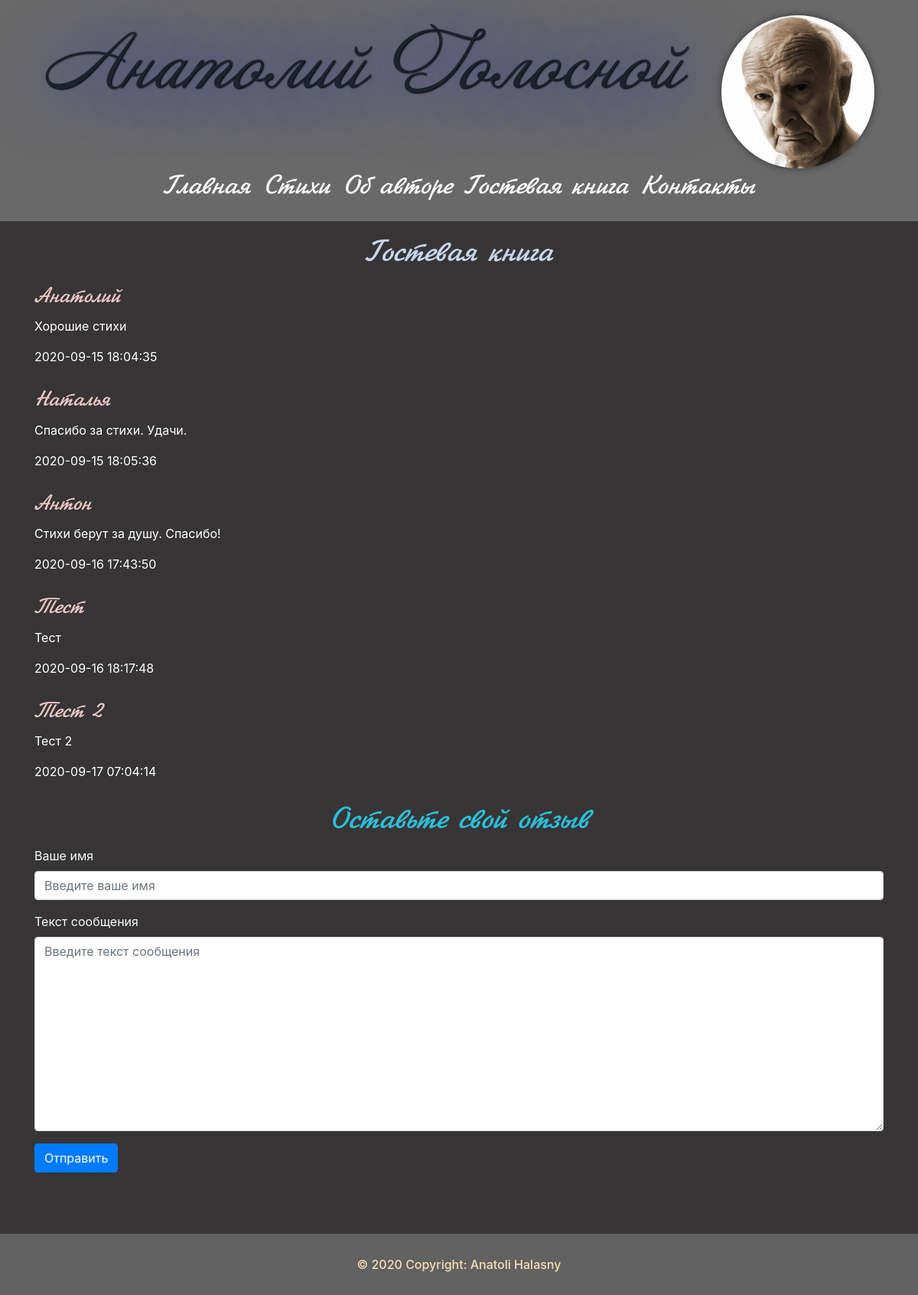
/guest, run on an earlier commit of the app's database.
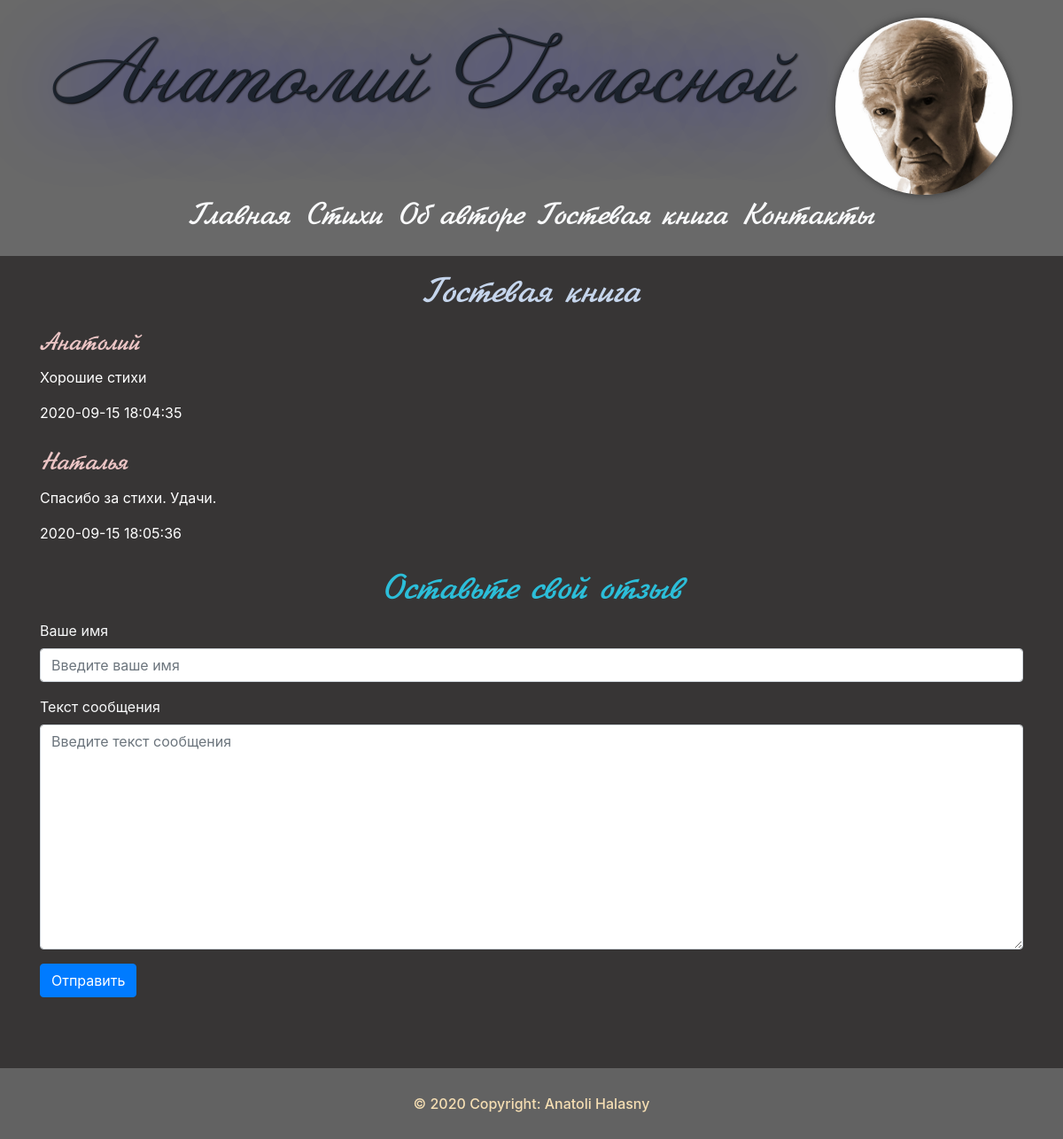
And on a later commit of the database.
### tables this page shows
CREATE TABLE guests(
id INTEGER PRIMARY KEY AUTOINCREMENT,
created TIMESTAMP NOT NULL DEFAULT CURRENT_TIMESTAMP,
guestname TEXT NOT NULL,
messagecontent TEXT NOT NULL
);

### app.py (the view)
@app.route('/guest')
def guest():
    conn = get_db_connection()
    guest = conn.execute('SELECT * FROM guests').fetchall()
    conn.close()
    return render_template('guest.html', title='Гостевая книга', guests=guest)

### app.py (called while the page is built)
def get_db_connection():
    conn = sqlite3.connect('database.db')
    conn.row_factory = sqlite3.Row
    return conn

### templates/guest.html
{% extends 'base.html' %}
{% block content %}
    <h1>{% block title %}{{ title }}{% endblock %}</h1>
    {% for guest in guests %}
        <div class="message">
            <h3>{{ guest['guestname'] }}</h3>
            <p>{{ guest['messagecontent'] }}</p>
            <span>{{ guest['created'] }}</span>
        </div>
    {% endfor %}
    <h2>Оставьте свой отзыв</h2>
    <form action="/guest_book" method="post">
        <div class="form-group">
            <label for="guestname" class="text-light">Ваше имя</label>
            <input type="text" name="guestname" placeholder="Введите ваше имя" class="form-control"
                   value="{{ request.form['guestname'] }}">
        </div>
        <div class="form-group">
            <label for="messagecontent" class="text-light">Текст сообщения</label>
            <textarea name='messagecontent' placeholder="Введите текст сообщения" class="form-control"
                      rows="10">{{ request.form['messagecontent'] }}</textarea>
        </div>
        <div class="form-group">
            <button type="submit" class="btn btn-primary">Отправить</button>
        </div>
    </form>
{% endblock %}

### templates/base.html (shortened to what this page needs)
<!DOCTYPE html>
<html lang="en">
<head>
    <link rel="stylesheet" href="https://stackpath.bootstrapcdn.com/bootstrap/4.5.2/css/bootstrap.min.css"
>
    <link rel="stylesheet" href="/static/css/style.css">
</head>
<body>
{% block header %}
    <header>
        <div class="part">
            <div class="nav_img">
                <p>Анатолий Голосной</p>
                <img class="father" src="/static/image/father2.jpg" alt="">
            </div>
            <div class="nav">
                <ul>
                    <li><a class="p-2 text-light" href="{{ '/' }}">Главная</a></li>
                    <li><a class="p-2 text-light" href="{{ '/verses' }}">Стихи</a></li>
                    <li><a class="p-2 text-light" href="{{ '/about' }}">Об авторе</a></li>
                    <li><a class="p-2 text-light" href="{{ '/guest' }}">Гостевая книга</a></li>
                    <li><a class="p-2 text-light" href="{{ '/contacts' }}">Контакты</a></li>
                </ul>
            </div>
        </div>
    </header>
{% endblock %}
<div class="container">
    {% block content %}
    {% endblock %}
</div>
<footer>
    <div>
        © 2020 Copyright: Anatoli Halasny
    </div>
</footer>
</body>
</html>

### static/css/style.css (style rules this page uses)
* { margin: 0; padding: 0; }
body { background-color: #373535; min-height: 100%; position: relative; }
header { background-color: dimgray; display: flex; justify-content: space-evenly; }
header p { font-family: Annabelle, serif; font-size: 90px; color: #1c232d; }
li { list-style-type: none; }
li a { font-family: Jikharev, serif; font-size: 35px; }
h1 { color: #c5d5ec; text-align: center; margin-top: 20px; font-family: Jikharev, serif; }
h2 { color: #2cbed9; text-align: center; margin-top: 20px; font-family: Jikharev, serif; font-size: 40px; }
h3 { color: #ecc5c5; margin-top: 16px; font-family: Jikharev, serif; }
footer { width: 100%; height: 80px; background-color: #626262; margin-top: 80px; display: flex; justify-content: center; align-items: center; color: wheat; font-weight: 500; position: relative; }
.nav { display: flex; justify-content: space-evenly; }
ul { display: flex; justify-content: center; color: #1c232d; }
.father { width: 200px; height: 200px; border-radius: 50%; margin-left: 50px; box-shadow: 0 0 10px rgba(0,0,0,0.5); }
.nav_img { display: flex; justify-content: space-between; margin-top: 20px; }
.nav_img p { text-shadow: 1px 1px 2px black, 0 0 1em blue; }
.message { color: white; margin-bottom: 30px; }

What changed in the data, as far as the page shows it:
removed guests: guestname "Антон", messagecontent "Стихи берут за душу. Спасибо!", created "2020-09-16 17:43:50"
removed guests: guestname "Тест", messagecontent "Тест", created "2020-09-16 18:17:48"
removed guests: guestname "Тест 2", messagecontent "Тест 2", created "2020-09-17 07:04:14"
